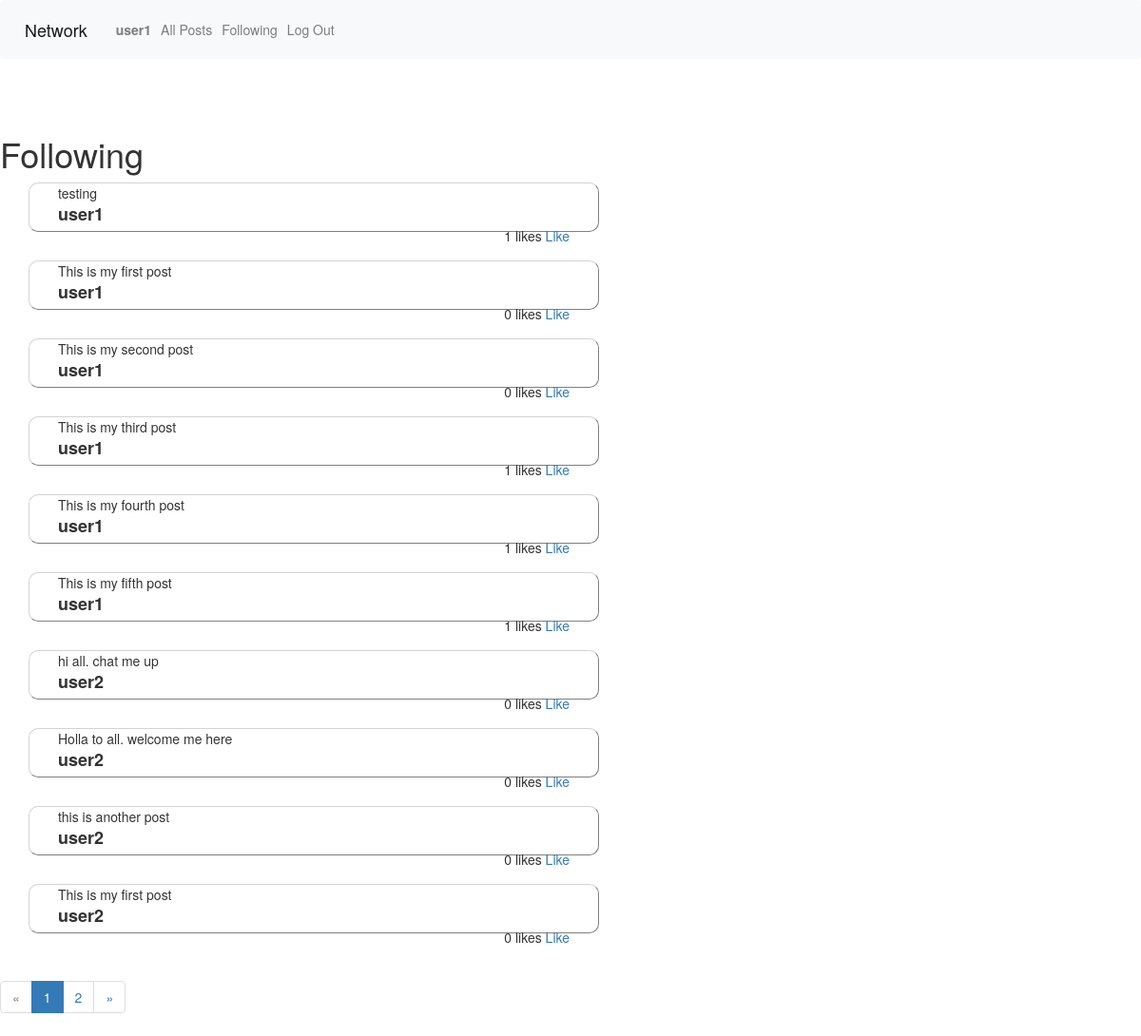
Page /following (signed in) on the earlier database version.
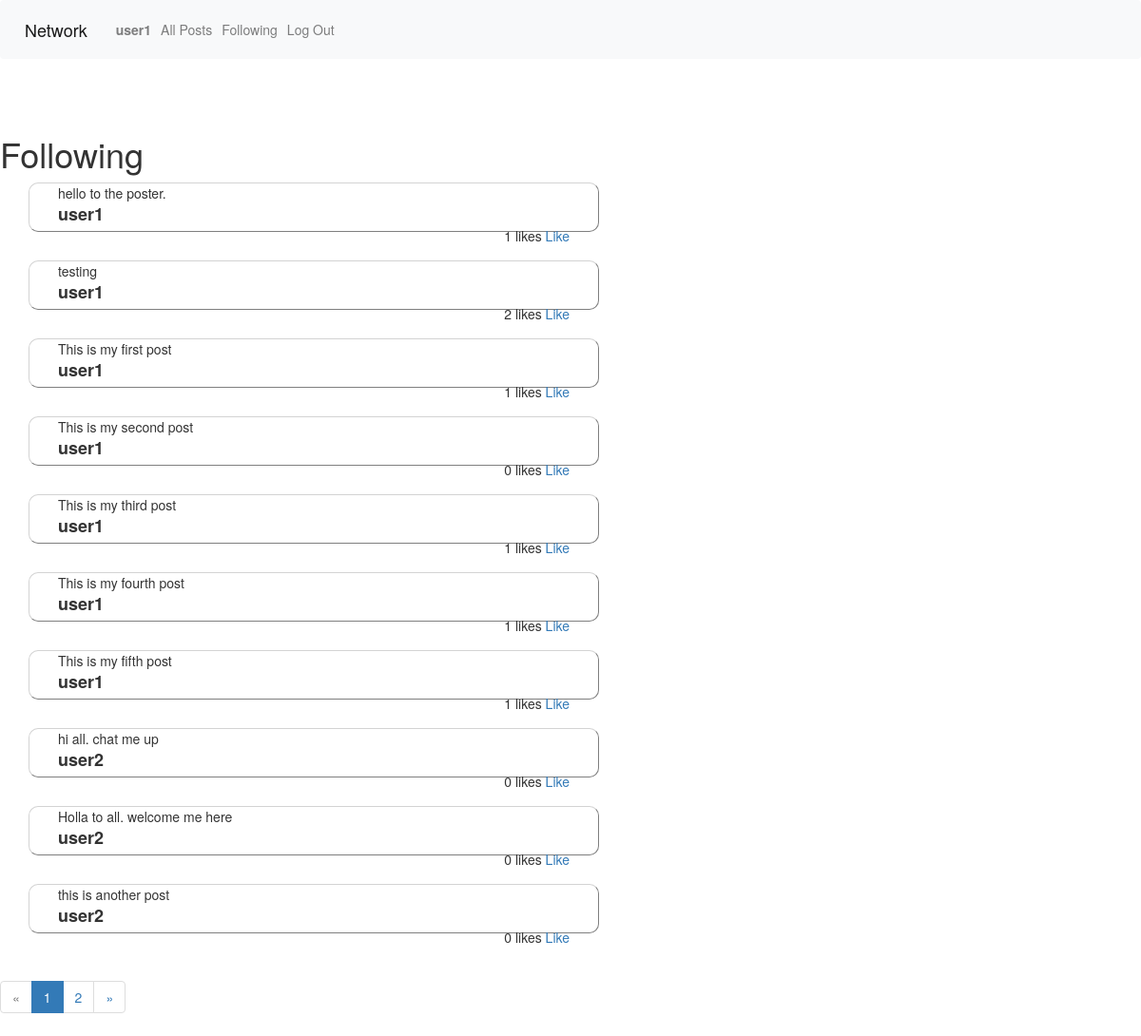
Same page on the later database version.
### network/models.py (models this page shows, shortened)
class Posts(models.Model):
    content = models.CharField(max_length=200)
    poster = models.ForeignKey(User, on_delete=models.CASCADE, related_name="posts")
    likes = models.IntegerField(default=0)
    date = models.DateTimeField(default=datetime.now())
    likers = models.ManyToManyField(User, blank=True, related_name="posts_liked")

class User(AbstractUser, models.Model):
    followings = models.ManyToManyField('self', related_name="followers", symmetrical=False)

### network/views.py (the view)
# urls.py: path("following", views.following, name="following"),
def following(request):
    user = request.user
    followings = user.followings.all()
    posts_list = [user.posts.all().order_by("-date") for user in followings]
    posts = []
    for post in posts_list:
        for subset in post:
            posts.append(subset)
    current_page = request.GET.get('page', 1)
    paginator = Paginator(posts, 10)
    try:
        page = paginator.page(current_page)
    except PageNotAnInteger:
        page = paginator.page(1)
    except EmptyPage:
        page = paginator.page(paginator.num_pages)
    return render(request, "network/following.html", {
        "posts": page,
        "followings": followings
        })

### network/templates/network/following.html (shortened to what this page needs)
{% extends "network/layout.html" %}
{% block body %}
     {% if user.is_authenticated %}
    <br><br>
    <h1> Following </h1>
    <div class="postcontainer">
        {% for post in posts %}
        <div class="posts" >
            <a> {{post.content}}</a>
            <div class="poster">
                <a> {{post.poster.username}}</a>
            </div>
            <div class="like">
                <a> {{post.likes}} likes</a>
                <a href="{% url 'like' post.id %}">
                    {% if like %}
                    Unlike
                    {% else %}
                    Like
                    {% endif %}
                </a>
            </div>
        </div>
        {% empty %}
        <h3> No Posts</h3>
        {% endfor %}
    </div>
{% if posts.has_other_pages %}
  <ul class="pagination">
    {% if posts.has_previous %}
      <li><a href="?page={{ posts.previous_page_number }}">&laquo;</a></li>
    {% else %}
      <li class="disabled"><span>&laquo;</span></li>
    {% endif %}
    {% for i in posts.paginator.page_range %}
      {% if posts.number == i %}
        <li class="active"><span>{{ i }} <span class="sr-only">(current)</span></span></li>
      {% else %}
        <li><a href="?page={{ i }}">{{ i }}</a></li>
      {% endif %}
    {% endfor %}
    {% if posts.has_next %}
      <li><a href="?page={{ posts.next_page_number }}">&raquo;</a></li>
    {% else %}
      <li class="disabled"><span>&raquo;</span></li>
    {% endif %}
  </ul>
{% endif %}
      {% endif %}
{% endblock %}

Differences in the rows shown:
no longer on this page (row unchanged): Posts: content "This is my first post", poster.username "user2", likes "0"
added Posts: content "hello to the poster.", poster.username "user1", likes "1"
changed Posts "testing": likes "1" → "2"
changed Posts "This is my first post": likes "0" → "1"
